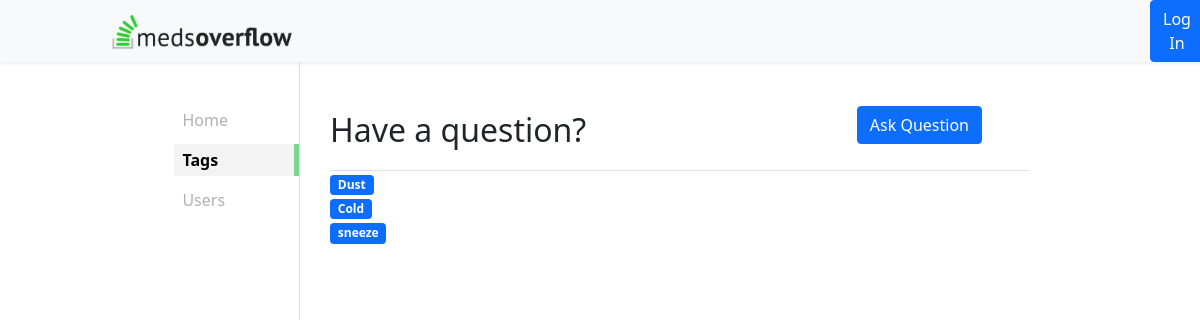
The app's page /alltags, older data.
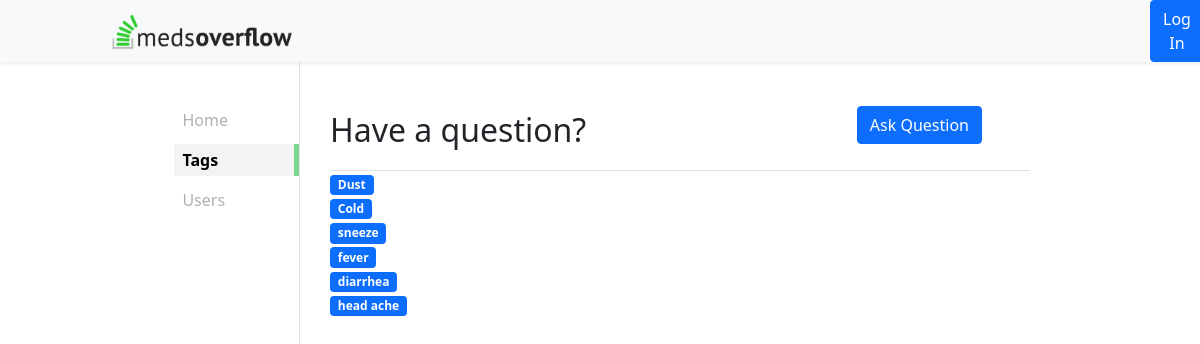
The same page, newer data.
### mainframe/models.py (models this page shows, shortened)
class Tag(models.Model):
    tagName = models.CharField(max_length=30)

### mainframe/views.py (the view)
# urls.py: path('alltags', views.Tags.as_view(), name='alltags'),
class Tags(TemplateView):
    def get(self, request):
        tags = Tag.objects.all()
        context = { 'myuser' : Home.getUser(self, request), 'tags' : tags}
        return render(request, 'tags.html', context)

### mainframe/views.py (called while the page is built)
    def getUser(self, request):
        if request.user.is_authenticated:
            usr = request.user
            myuser = User.objects.get(username = usr.username)
            return myuser
        return

### mainframe/templates/tags.html
{% extends 'main.html' %}
{% block tags %}
{% for t in tags %}
    <a href="{% url 'mainframe:tagFilter' t.id %}"><span class="badge bg-primary">{{t.tagName}}</span></a>
    <br>
{% endfor %}
{% endblock tags %}

Row changes from the older to the newer data that the page shows:
added Tag: tagName "fever"
added Tag: tagName "diarrhea"
added Tag: tagName "head ache"
